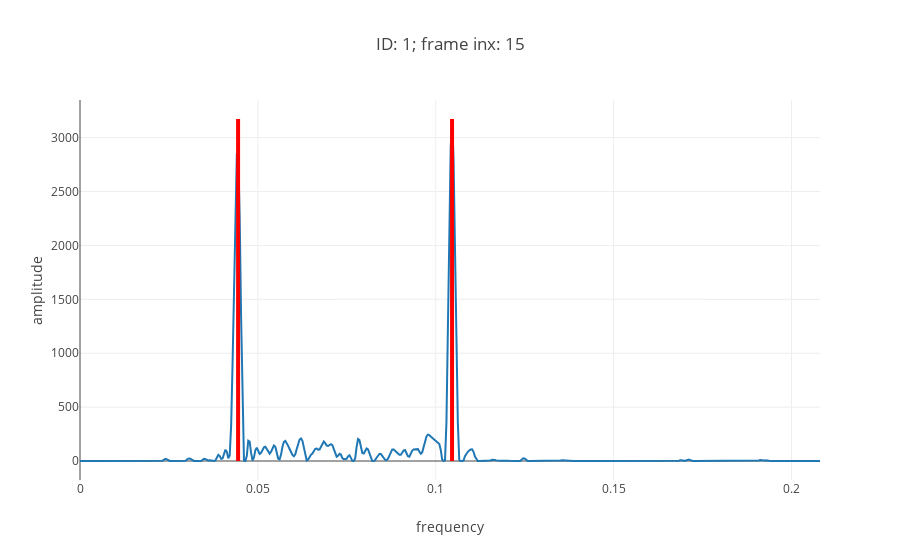

The notebook cell saved with this chart:
### Markdown cell above
### II. Visual inspecction.


We're going to select a single transect from one of the figure folders available to use. We will look at the distribution of intensities across this transect. 

We deploy on this transect the method that is to be applied across data sets. This is implemented through the function `frame_peaks`. This function takes a number of arguments that will impact the output:

- amp_cap: caps transect data to specified value.
- peak_cap: minimum intensity value accepted for cluster centroid positions. 
- peak_iso: minimum distance between cluster centroids: centroids below this distance are merged. 
- extremes: retains only positions corresponding to minimum and max peak positions.

### Code cell
image_avail= image_dict.keys()
image_avail= sorted(image_avail)


## chose image folder by index
image_idx= 0
## chose transect by index (transects in increasing order).
frame= 15

Sample_N= 1000 ## Number of samples used for clustering.
amp_cap= 1e6 # max amp cap.
peak_cap= 40 # min amp cap.
peak_iso= .15 # cluster centre proximity cap, as proportion of transect distance. 
band_qtl= 0.02 # MS qtl
frame_plot= True
extremes= True ## extract only min and max peaks.
center= False ## center peak positions. 


#################
#################

image_select= image_avail[image_idx]
print(image_select)

pxl_dist= 40e-5 # distance between pixels in transect, chose your metric

surface= image_dict[image_select]['surface'] # transect position list for selected image.

array_spec= image_dict[image_select]['I'].T
#spec_fs= np.linspace(0,height, array_spec.shape[0])



peak_cent, time_spec, amps_centres,figure_frame= frame_peaks(array_spec, surface,
                frame= frame,
                peak_iso= peak_iso,
                Sample_N= Sample_N,
                amp_cap= amp_cap,
                peak_cap= peak_cap,
                band_qtl= band_qtl,
                frame_plot= frame_plot,
                extremes= extremes,
                center= center,
                pxl_dist= pxl_dist,
                label= image_select)

#
iplot(figure_frame)

### Figure 1 — Plotly figure (JSON) as saved in the notebook; plotly's stock layout.template omitted (floating-point values rounded to 4 significant figures; data arrays with more than 128 entries replaced by an {"elided": "..."} marker saying what was removed)
{"data": [{"mode": "lines", "type": "scatter", "uid": "2a710336-9daf-47ca-a053-1525c55fa3d4", "x": {"elided": "520 float values"}, "y": {"elided": "520 float values"}}], "layout": {"shapes": [{"line": {"color": "red", "dash": "solid", "width": 4}, "type": "line", "x0": 0.04444, "x1": 0.04444, "y0": 0, "y1": 3173.0}, {"line": {"color": "red", "dash": "solid", "width": 4}, "type": "line", "x0": 0.1046, "x1": 0.1046, "y0": 0, "y1": 3173.0}], "title": {"text": "ID: 1; frame inx: 15"}, "xaxis": {"title": {"text": "frequency"}}, "yaxis": {"title": {"text": "amplitude"}}}}
